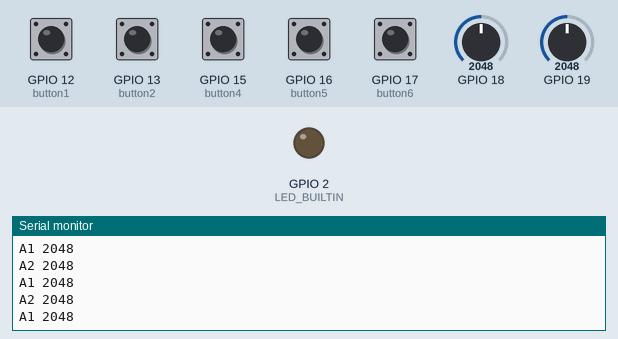
Recording of a sketch running on a simulated ESP32. Parts: output pins drawn as LEDs (lit = HIGH), the last lines printed to the serial monitor. The test bench sets the inputs (shaded band); at power-on: GPIO 12 (button1), GPIO 13 (button2), GPIO 15 (button4), GPIO 16 (button5), GPIO 17 (button6) HIGH, GPIO 18 = 2048, GPIO 19 = 2048.

Above: at 8.8 s.
8.9 s: GPIO 18 set to 8
At 9.6 s:
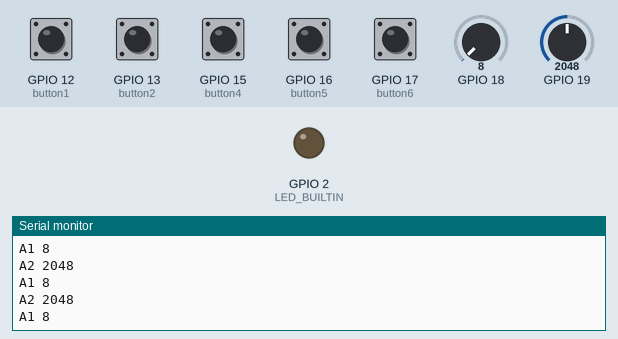
10.4 s: GPIO 18 set to 11
At 11.5 s:
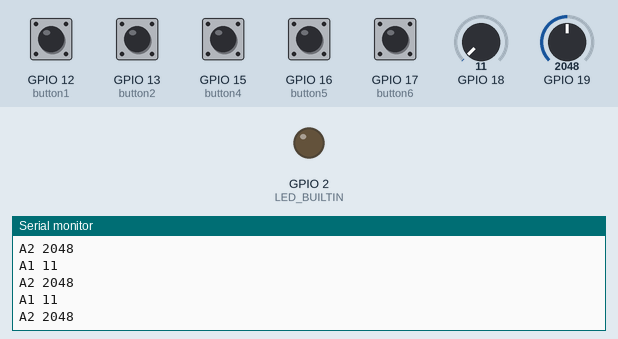
Timing chart, 0 to 13.4 s (numbered marks = the images above; inputs shaded):
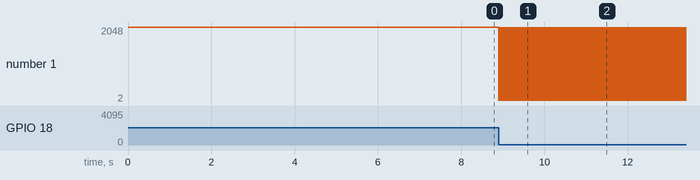

The sketch:

MaddiusClient.ino
```cpp
#include <Wire.h> // I2C
#include <ClickEncoder.h>


// #include <TimerOne.h>
#define CHIPSET ARDUINO_NANO
#include <ControlPanel.h> // own libary

#define DEVMODE true


Button button1(12);
Button button2(13);
Button button3(14);
Button button4(15);
Button button5(16);
Button button6(17);
//Button button7(18);
//Button button8(19);


void setup() {
  // put your setup code here, to run once:
  if (DEVMODE) {
    pinMode(LED_BUILTIN, OUTPUT);
    Serial.begin(9600); // start serial for output
  }

}

void loop() {
  short b1 = button1.update();
  short b2 = button2.update();
  short b3 = button4.update();
  short b4 = button4.update();
  short b5 = button5.update();
  short b6 = button6.update();
  //short b7 = button7.update();
  //short b8 = button8.update();
    Serial.print("A1 ");
    Serial.println(analogRead(18));
    Serial.print("A2 ");
    Serial.println(analogRead(19));

  if(button1._humanChanged){
    Serial.println("button1._humanChanged");
    Serial.println(b1);
    // usbMIDI.sendControlChange(64, b1, 1);
  }
  if(button2._humanChanged){
    Serial.println("button2._humanChanged");
    Serial.println(b2);
    // usbMIDI.sendControlChange(64, b2, 2);
  }
  if(button3._humanChanged){
    Serial.println("button3._humanChanged");
    Serial.println(b3);
    // usbMIDI.sendControlChange(64, b3, 3);
  }
  if(button4._humanChanged){
    Serial.println("button4._humanChanged");
    Serial.println(b4);
    // usbMIDI.sendControlChange(64, b4, 4);
  }
  if(button5._humanChanged){
    Serial.println("button5._humanChanged");
    Serial.println(b5);
    // usbMIDI.sendControlChange(65, b5, 5);
  }
  if(button6._humanChanged){
    Serial.println("button6._humanChanged");
    Serial.println(b6);
    // usbMIDI.sendControlChange(64, b6, 6);
  }
  /* if(button7._humanChanged){
    Serial.println("button7._humanChanged");
    Serial.println(b7);
    // usbMIDI.sendControlChange(64, b7, 7);
  }
  if(button8._humanChanged){
    Serial.println("button8._humanChanged");
    Serial.println(b8);
    // usbMIDI.sendControlChange(64, b8, 8);
  }*/


}
```

Measured:
- after the input at 8.9 s, the serial monitor: prints a new line at once (image 1)
- after the input at 10.4 s, the serial monitor: prints a new line at once (image 2)
